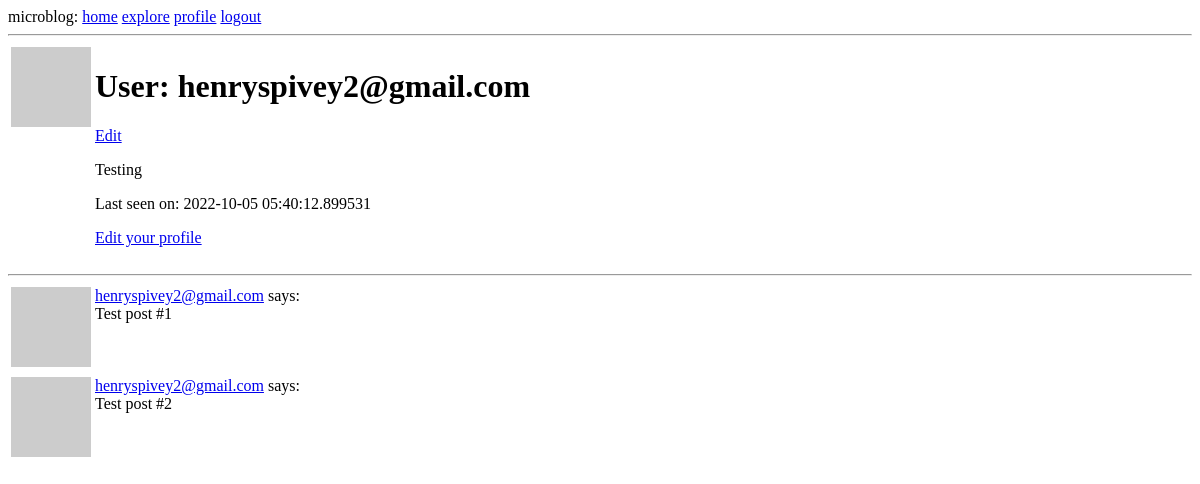
Before: /user/henryspivey2@gmail.com (signed in) with the older database file.
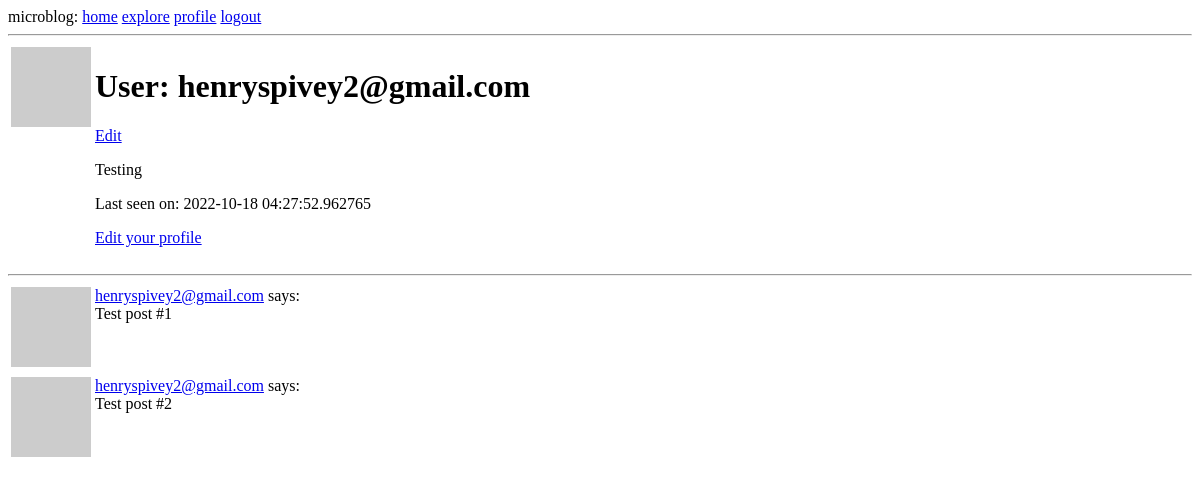
After: the same page with the newer database file.
### app/models.py (models this page shows, shortened)
class User(UserMixin, db.Model):
    id = db.Column(db.Integer, primary_key=True)
    username = db.Column(db.String(64), index=True, unique=True)
    email = db.Column(db.String(120), index=True, unique=True)
    password_hash = db.Column(db.String(128))
    posts = db.relationship("Post", backref="author", lazy="dynamic")
    about_me = db.Column(db.String(140))
    last_seen = db.Column(db.DateTime, default=datetime.utcnow)
    followed = db.relationship(
        "User",
        secondary=followers,
        primaryjoin=(followers.c.follower_id == id),
        secondaryjoin=(followers.c.followed_id == id),
        backref=db.backref("followers", lazy="dynamic"),
        lazy="dynamic",
    )
    def avatar(self, size):
        digest = md5(self.email.lower().encode("utf-8")).hexdigest()
        return "https://www.gravatar.com/avatar/{}?d=identicon&s={}".format(
            digest, size
        )

### app/routes.py (the view)
@app.route("/user/<username>")
@login_required
def user(username):
    form = EmptyForm()
    user = User.query.filter_by(username=username).first_or_404()
    posts = [
        {"author": user, "body": "Test post #1"},
        {"author": user, "body": "Test post #2"},
    ]
    return render_template("user.html", user=user, posts=posts, form=form)

### app/models.py (called while the page is built)
@login.user_loader
def load_user(id):
    return User.query.get(int(id))

### app/routes.py (called while the page is built)
@app.before_request
def before_request():
    if current_user.is_authenticated:
        current_user.last_seen = datetime.utcnow()
        db.session.commit()

### app/templates/user.html (shortened to what this page needs)
{%extends "base.html"%}
{%block content%}
<table>
    <tr valign="top">
        <td><img src="{{user.avatar(128)}}"></td>
        <td>
            <h1>User: {{user.username}}</h1>
            {% if user == current_user%}
            <a href="{{url_for('edit_profile')}}">Edit</a>
            {%endif%}
            {%if user.about_me%} <p>{{user.about_me}}</p>{%endif%}
            {% if user.last_seen%}<p>Last seen on: {{user.last_seen}}</p>
            {%if user == current_user%}
            <p><a href="{{url_for('edit_profile')}}">Edit your profile</a></p>
            {%endif%}
            {%endif%}
        </td>
    </tr>
</table>
<hr>
{%for post in posts%}
{%include '_post.html'%}
{%endfor%}
{%endblock%}

### app/templates/base.html (shortened to what this page needs)
<!DOCTYPE html>
<html>
<head>
</head>
<body>
	<div>
		microblog: <a href="{{url_for('index')}}">home</a>
		<a href="{{url_for('explore')}}">explore</a>
		{%if current_user.is_anonymous %}
		<a href="{{url_for('login')}}">login</a>
		{%else%}
		<a href="{{url_for('user', username=current_user.username)}}">profile</a>
		<a href="{{url_for('logout')}}">logout</a>
		{%endif%}
	</div>
	<hr />
	 {% block content %}{% endblock %}
</body>
</html>

### app/templates/_post.html
<table>
    <tr valign="top">
        <td><img src="{{post.author.avatar(64)}}"> </td>
        <td>
            <a href="{{url_for('user', username=post.author.username)}}">{{post.author.username}}</a> says:
            <br>{{post.body}}
        </td>
    </tr>
</table>

Changed rows visible on the page:
changed User "henryspivey2@gmail.com": last_seen "2022-10-05 05:40:12.899531" → "2022-10-18 04:27:52.962765"
